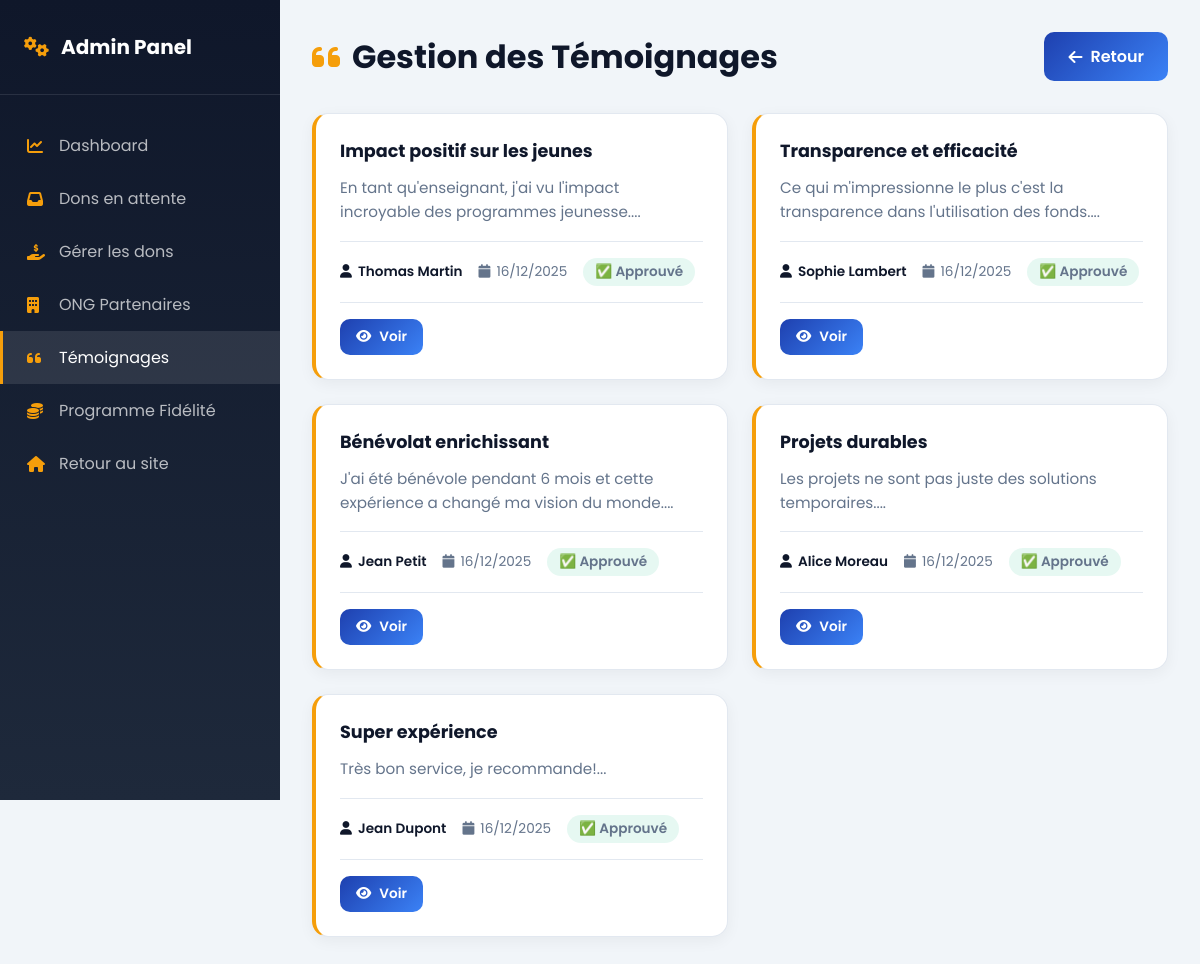
Screenshot of /index.php?page=admin-testimonials (signed in) with the database file from the repository.
### tables this page shows
CREATE TABLE `testimonials` (
    `id` INT AUTO_INCREMENT PRIMARY KEY,
    `title` VARCHAR(255) NOT NULL,
    `content` TEXT NOT NULL,
    `author` VARCHAR(100) NOT NULL,
    `rating` INT DEFAULT 5,
    `likes` INT DEFAULT 0,
    `shares` INT DEFAULT 0,
    `status` ENUM('pending','approved') DEFAULT 'pending',
    `created_at` TIMESTAMP DEFAULT CURRENT_TIMESTAMP,
    INDEX `idx_status` (`status`)
);

### views/admin/admin-testimonials.php (the view, shortened to what this page needs)
<?php
try {
    $pdo = config::getConnexion();
    $stmt = $pdo->query("SELECT * FROM testimonials ORDER BY created_at DESC");
    $testimonials = $stmt->fetchAll(PDO::FETCH_ASSOC);
} catch (Exception $e) {
    $testimonials = [];
}
?>
<!DOCTYPE html>
<html lang="fr">
<head>
    <link rel="stylesheet" href="https://cdnjs.cloudflare.com/ajax/libs/font-awesome/6.4.0/css/all.min.css">
</head>
<body>
    <div class="admin-layout">
        <aside class="sidebar">
            <div class="sidebar-header">
                <h2><i class="fas fa-cogs"></i> Admin Panel</h2>
            </div>
            <nav class="sidebar-nav">
                <a href="index.php?controller=admin&action=dashboard"><i class="fas fa-chart-line"></i> Dashboard</a>
                <a href="index.php?controller=admin&action=pending_donations"><i class="fas fa-inbox"></i> Dons en attente</a>
                <a href="index.php?controller=admin&action=manage_donations"><i class="fas fa-hand-holding-usd"></i> Gérer les dons</a>
                <a href="index.php?controller=admin&action=manage_ngos"><i class="fas fa-building"></i> ONG Partenaires</a>
                <a href="index.php?page=admin-testimonials" class="active"><i class="fas fa-quote-left"></i> Témoignages</a>
                <a href="index.php?controller=loyalty&action=adminIndex"><i class="fas fa-coins"></i> Programme Fidélité</a>
                <a href="index.php"><i class="fas fa-home"></i> Retour au site</a>
            </nav>
        </aside>
        <main class="main-content">
            <div class="page-header">
                <h1><i class="fas fa-quote-left"></i> Gestion des Témoignages</h1>
                <a href="index.php?controller=admin&action=dashboard" class="btn btn-primary">
                    <i class="fas fa-arrow-left"></i> Retour
                </a>
            </div>
            <div class="testimonials-grid">
                <?php if (!empty($testimonials)): ?>
                    <?php foreach ($testimonials as $testimonial): ?>
                        <div class="testimonial-card">
                            <h3><?= htmlspecialchars($testimonial['title'] ?? 'Sans titre') ?></h3>
                            <p class="testimonial-content">
                                <?= nl2br(htmlspecialchars(substr($testimonial['content'] ?? '', 0, 200))) ?>...
                            </p>
                            <div class="testimonial-meta">
                                <span class="author">
                                    <i class="fas fa-user"></i> <?= htmlspecialchars($testimonial['author'] ?? 'Anonyme') ?>
                                </span>
                                <span>
                                    <i class="fas fa-calendar"></i> <?= isset($testimonial['created_at']) ? date('d/m/Y', strtotime($testimonial['created_at'])) : 'N/A' ?>
                                </span>
                                <span class="status-badge status-<?= $testimonial['status'] ?? 'pending' ?>">
                                    <?= ($testimonial['status'] ?? 'pending') === 'pending' ? '⏳ En attente' : '✅ Approuvé' ?>
                                </span>
                            </div>
                            <div class="card-actions">
                                <a href="index.php?page=testimonial-details&id=<?= $testimonial['id'] ?>" class="btn btn-primary">
                                    <i class="fas fa-eye"></i> Voir
                                </a>
                            </div>
                        </div>
                    <?php endforeach; ?>
                <?php endif; ?>
            </div>
        </main>
    </div>
</body>
</html>

### views/admin/admin-testimonials.php (style rules this page uses)
:root { --primary: #1e40af; --primary-light: #3b82f6; --accent: #f59e0b; --dark: #0f172a; --dark-light: #1e293b; --success: #10b981; --danger: #ef4444; --white: #ffffff; --gray-50: #f8fafc; --gray-100: #f1f5f9; --gray-200: #e2e8f0; --gray-500: #64748b; }
* { margin: 0; padding: 0; box-sizing: border-box; }
body { font-family: 'Poppins', sans-serif; background: var(--gray-100); min-height: 100vh; }
.admin-layout { display: flex; min-height: 100vh; }
.sidebar { width: 280px; background: linear-gradient(180deg, var(--dark) 0%, var(--dark-light) 100%); padding: 2rem 0; position: fixed; height: 100vh; overflow-y: auto; }
.sidebar-header { padding: 0 1.5rem 2rem; border-bottom: 1px solid rgba(255,255,255,0.1); margin-bottom: 1.5rem; }
.sidebar-header h2 { color: white; font-size: 1.25rem; display: flex; align-items: center; gap: 0.75rem; }
.sidebar-header h2 i { color: var(--accent); }
.sidebar-nav a { display: flex; align-items: center; gap: 0.75rem; padding: 0.875rem 1.5rem; color: rgba(255,255,255,0.7); text-decoration: none; transition: all 0.3s; border-left: 3px solid transparent; }
.sidebar-nav a:hover, .sidebar-nav a.active { background: rgba(255,255,255,0.1); color: white; border-left-color: var(--accent); }
.sidebar-nav a i { width: 20px; color: var(--accent); }
.main-content { margin-left: 280px; flex: 1; padding: 2rem; }
.page-header { display: flex; justify-content: space-between; align-items: center; margin-bottom: 2rem; }
.page-header h1 { font-size: 2rem; color: var(--dark); display: flex; align-items: center; gap: 0.75rem; }
.page-header h1 i { color: var(--accent); }
.btn { padding: 0.75rem 1.5rem; border-radius: 10px; font-weight: 600; cursor: pointer; border: none; display: inline-flex; align-items: center; gap: 0.5rem; transition: all 0.3s; text-decoration: none; }
.btn-primary { background: linear-gradient(135deg, var(--primary) 0%, var(--primary-light) 100%); color: white; }
.testimonials-grid { display: grid; grid-template-columns: repeat(auto-fill, minmax(350px, 1fr)); gap: 1.5rem; }
.testimonial-card { background: white; border-radius: 16px; padding: 1.5rem; box-shadow: 0 4px 15px rgba(0,0,0,0.05); border: 1px solid var(--gray-200); border-left: 4px solid var(--accent); transition: all 0.3s; }
.testimonial-card h3 { color: var(--dark); font-size: 1.1rem; margin-bottom: 0.75rem; }
.testimonial-content { color: var(--gray-500); font-size: 0.95rem; line-height: 1.6; margin-bottom: 1rem; }
.testimonial-meta { display: flex; flex-wrap: wrap; gap: 1rem; padding: 1rem 0; border-top: 1px solid var(--gray-200); border-bottom: 1px solid var(--gray-200); margin-bottom: 1rem; }
.testimonial-meta span { display: flex; align-items: center; gap: 0.375rem; font-size: 0.85rem; color: var(--gray-500); }
.testimonial-meta .author { font-weight: 600; color: var(--dark); }
.status-badge { padding: 0.25rem 0.75rem; border-radius: 20px; font-size: 0.8rem; font-weight: 600; }
.status-approved { background: rgba(16, 185, 129, 0.1); color: var(--success); }
.card-actions { display: flex; gap: 0.5rem; flex-wrap: wrap; }
.card-actions .btn { padding: 0.5rem 1rem; font-size: 0.85rem; }

### rows the page displays
testimonials: title "Impact positif sur les jeunes", content "En tant qu'enseignant, j'ai vu l'impact incroyable des programmes jeunesse.", author "Thomas Martin", created_at "16/12/2025", status "✅ Approuvé"
testimonials: title "Transparence et efficacité", content "Ce qui m'impressionne le plus c'est la transparence dans l'utilisation des fonds.", author "Sophie Lambert", created_at "16/12/2025", status "✅ Approuvé"
testimonials: title "Bénévolat enrichissant", content "J'ai été bénévole pendant 6 mois et cette expérience a changé ma vision du monde.", author "Jean Petit", created_at "16/12/2025", status "✅ Approuvé"
testimonials: title "Projets durables", content "Les projets ne sont pas juste des solutions temporaires.", author "Alice Moreau", created_at "16/12/2025", status "✅ Approuvé"
testimonials: title "Super expérience", content "Très bon service, je recommande!", author "Jean Dupont", created_at "16/12/2025", status "✅ Approuvé"
